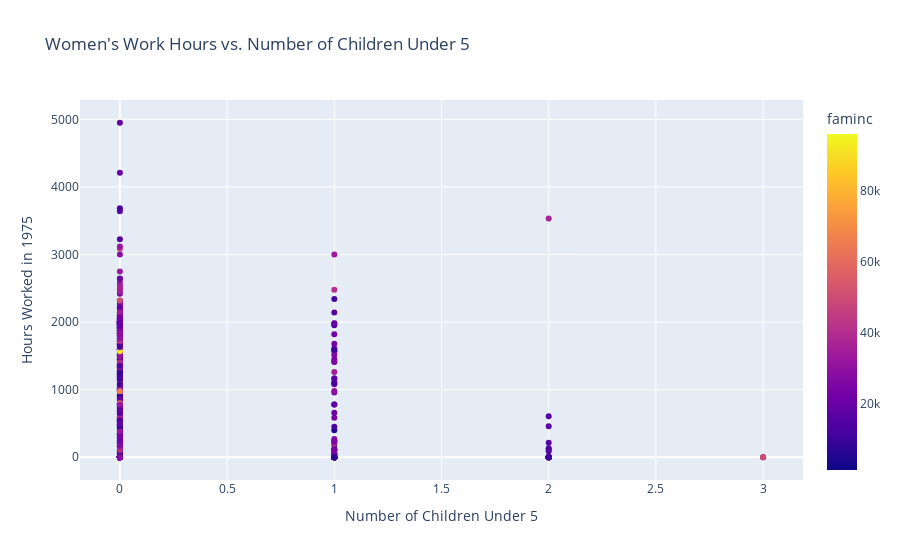

This figure's notebook cell:
### Code cell
fig = px.scatter(lf, x="kids5", y="hours", color="faminc", title="Women's Work Hours vs. Number of Children Under 5", labels={'kids5':'Number of Children Under 5', 'hours':'Hours Worked in 1975'}, hover_data=['age','educ','wage'])
fig.show()

### Figure 1 — Plotly figure (JSON) as saved in the notebook; plotly's stock layout.template omitted (floating-point values rounded to 4 significant figures; data arrays with more than 128 entries replaced by an {"elided": "..."} marker saying what was removed)
{"data": [{"customdata": {"elided": "753x3 float values"}, "hovertemplate": "Number of Children Under 5=%{x}<br>Hours Worked in 1975=%{y}<br>age=%{customdata[0]}<br>educ=%{customdata[1]}<br>wage=%{customdata[2]}<br>faminc=%{marker.color}<extra></extra>", "legendgroup": "", "marker": {"color": {"elided": "753 int values"}, "coloraxis": "coloraxis", "symbol": "circle"}, "mode": "markers", "name": "", "orientation": "v", "showlegend": false, "type": "scatter", "x": {"elided": "753 int values"}, "xaxis": "x", "y": {"elided": "753 int values"}, "yaxis": "y"}], "layout": {"coloraxis": {"colorbar": {"title": {"text": "faminc"}}, "colorscale": [[0, "#0d0887"], [0.1111, "#46039f"], [0.2222, "#7201a8"], [0.3333, "#9c179e"], [0.4444, "#bd3786"], [0.5556, "#d8576b"], [0.6667, "#ed7953"], [0.7778, "#fb9f3a"], [0.8889, "#fdca26"], [1, "#f0f921"]]}, "legend": {"tracegroupgap": 0}, "title": {"text": "Women's Work Hours vs. Number of Children Under 5"}, "xaxis": {"anchor": "y", "domain": [0, 1], "title": {"text": "Number of Children Under 5"}}, "yaxis": {"anchor": "x", "domain": [0, 1], "title": {"text": "Hours Worked in 1975"}}}}
